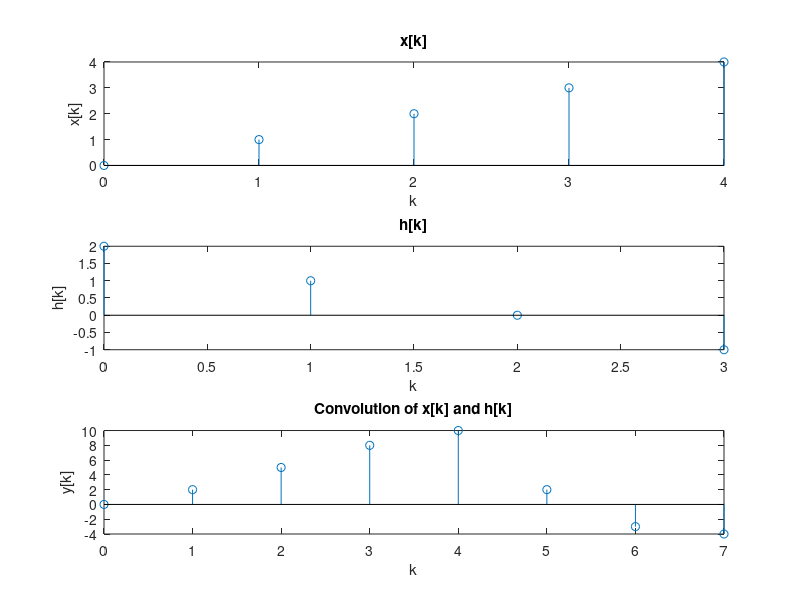

Recreate this plot in MATLAB.
% CONVOLUTION_DEMO  Discrete convolution of two short sequences.
%   x[k] = k for k = 0..4 and h[k] = 2 - k for k = 0..3, then y = x * h.

k_x = 0:4;
x = k_x;

k_h = 0:3;
h = 2 - k_h;

y = conv(x, h);
k_y = 0:(length(y) - 1);

figure;
subplot(3, 1, 1); stem(k_x, x); xlabel('k'); ylabel('x[k]'); title('x[k]');
subplot(3, 1, 2); stem(k_h, h); xlabel('k'); ylabel('h[k]'); title('h[k]');
subplot(3, 1, 3); stem(k_y, y); xlabel('k'); ylabel('y[k]'); title('Convolution of x[k] and h[k]');
